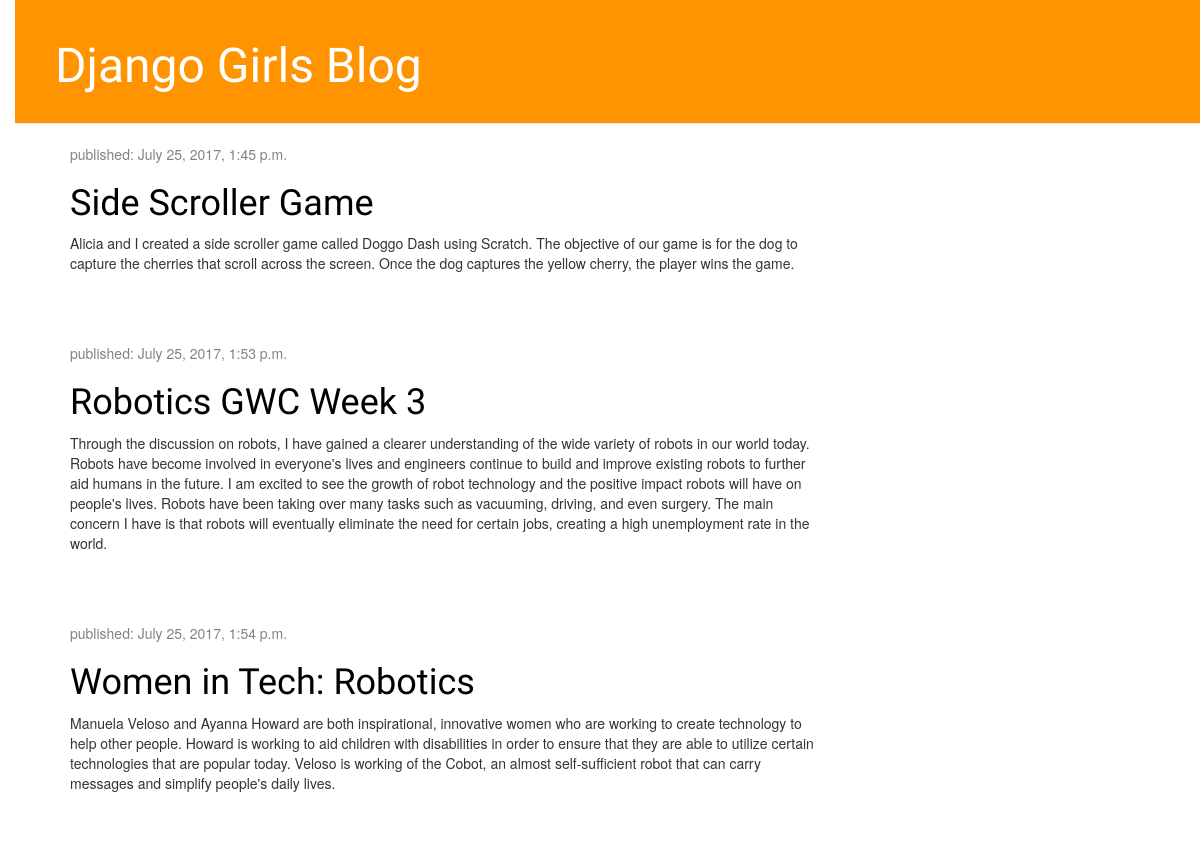
Before: / with the older database file.
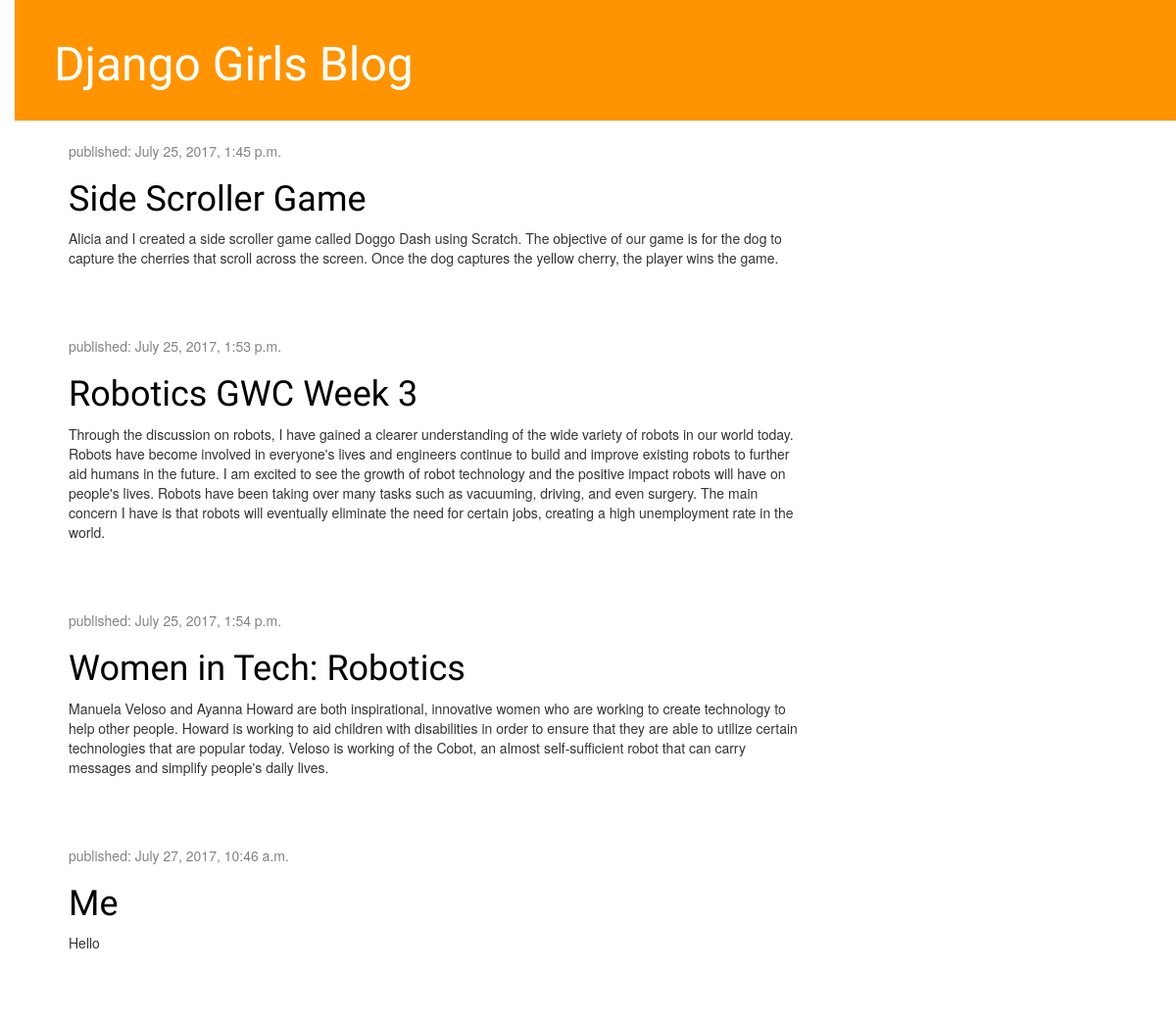
After: the same page with the newer database file.
### blog/models.py (models this page shows, shortened)
class Post(models.Model):
    author = models.ForeignKey('auth.User')
    title = models.CharField(max_length=200)
    text = models.TextField()
    created_date = models.DateTimeField(
            default=timezone.now)
    published_date = models.DateTimeField(
            blank=True, null=True)

### blog/views.py (the view)
def post_list(request):
    posts = Post.objects.filter(published_date__lte=timezone.now()).order_by('published_date')
    return render(request, 'blog/post_list.html', {'posts': posts})

### blog/templates/blog/post_list.html
{% extends 'blog/base.html' %}
{% block content %}
              {% for post in posts %}
                    <div class="post">
                        <div class="date">
                            <p>published: {{ post.published_date }}</p>
                        </div>
                        <h1><a href="{% url 'post_detail' pk=post.pk %}">{{ post.title }}</a></h1>
                        <p>{{ post.text|linebreaksbr }}</p>
                    </div>
              {% endfor %}
{% endblock %}

Changed rows visible on the page:
added Post: published_date "July 27, 2017, 10:46 a.m.", title "Me", text "Hello"
